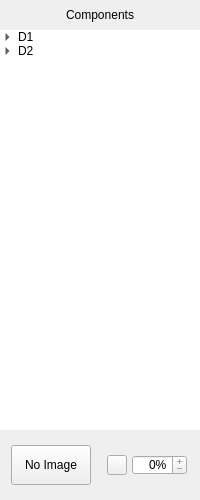
           <widget class="QFrame" name="SidePanel">
            <property name="sizePolicy">
             <sizepolicy hsizetype="Fixed" vsizetype="Expanding">
              <horstretch>0</horstretch>
              <verstretch>0</verstretch>
             </sizepolicy>
            </property>
            <property name="minimumSize">
             <size>
              <width>200</width>
              <height>0</height>
             </size>
            </property>
            <property name="maximumSize">
             <size>
              <width>200</width>
              <height>16777215</height>
             </size>
            </property>
            <property name="frameShape">
             <enum>QFrame::NoFrame</enum>
            </property>
            <property name="frameShadow">
             <enum>QFrame::Raised</enum>
            </property>
            <layout class="QVBoxLayout" name="verticalLayout">
             <property name="spacing">
              <number>0</number>
             </property>
             <property name="leftMargin">
              <number>0</number>
             </property>
             <property name="topMargin">
              <number>0</number>
             </property>
             <property name="rightMargin">
              <number>0</number>
             </property>
             <property name="bottomMargin">
              <number>0</number>
             </property>
             <item>
              <widget class="QLabel" name="NameLabel">
               <property name="minimumSize">
                <size>
                 <width>200</width>
                 <height>30</height>
                </size>
               </property>
               <property name="maximumSize">
                <size>
                 <width>200</width>
                 <height>30</height>
                </size>
               </property>
               <property name="text">
                <string>Components</string>
               </property>
               <property name="textFormat">
                <enum>Qt::AutoText</enum>
               </property>
               <property name="scaledContents">
                <bool>false</bool>
               </property>
               <property name="alignment">
                <set>Qt::AlignCenter</set>
               </property>
               <property name="wordWrap">
                <bool>false</bool>
               </property>
               <property name="textInteractionFlags">
                <set>Qt::NoTextInteraction</set>
               </property>
              </widget>
             </item>
             <item>
              <widget class="QTreeWidget" name="TreeListWidget">
               <property name="minimumSize">
                <size>
                 <width>200</width>
                 <height>400</height>
                </size>
               </property>
               <property name="maximumSize">
                <size>
                 <width>200</width>
                 <height>16777215</height>
                </size>
               </property>
               <property name="cursor" stdset="0">
                <cursorShape>ArrowCursor</cursorShape>
               </property>
               <property name="frameShape">
                <enum>QFrame::NoFrame</enum>
               </property>
               <property name="verticalScrollBarPolicy">
                <enum>Qt::ScrollBarAlwaysOff</enum>
               </property>
               <property name="horizontalScrollBarPolicy">
                <enum>Qt::ScrollBarAlwaysOff</enum>
               </property>
               <property name="autoExpandDelay">
                <number>-1</number>
               </property>
               <property name="indentation">
                <number>15</number>
               </property>
               <property name="columnCount">
                <number>1</number>
               </property>
               <attribute name="headerVisible">
                <bool>false</bool>
               </attribute>
               <attribute name="headerShowSortIndicator" stdset="0">
                <bool>false</bool>
               </attribute>
               <column>
                <property name="text">
                 <string notr="true">1</string>
                </property>
               </column>
               <item>
                <property name="text">
                 <string>D1</string>
                </property>
                <item>
                 <property name="text">
                  <string>D1_1</string>
                 </property>
                </item>
                <item>
                 <property name="text">
                  <string>D1_2</string>
                 </property>
                </item>
                <item>
                 <property name="text">
                  <string>D1_3</string>
                 </property>
                </item>
               </item>
               <item>
                <property name="text">
                 <string>D2</string>
                </property>
                <item>
                 <property name="text">
                  <string>D2_1</string>
                 </property>
                </item>
                <item>
                 <property name="text">
                  <string>D2_2</string>
                 </property>
                </item>
                <item>
                 <property name="text">
                  <string>D2_3</string>
                 </property>
                </item>
                <item>
                 <property name="text">
                  <string>D2_4</string>
                 </property>
                </item>
               </item>
              </widget>
             </item>
             <item>
              <widget class="QFrame" name="BL">
               <property name="minimumSize">
                <size>
                 <width>200</width>
                 <height>70</height>
                </size>
               </property>
               <property name="maximumSize">
                <size>
                 <width>200</width>
                 <height>70</height>
                </size>
               </property>
               <property name="frameShape">
                <enum>QFrame::NoFrame</enum>
               </property>
               <property name="frameShadow">
                <enum>QFrame::Raised</enum>
               </property>
               <layout class="QHBoxLayout" name="horizontalLayout_6" stretch="0,0">
                <property name="spacing">
                 <number>5</number>
                </property>
                <property name="sizeConstraint">
                 <enum>QLayout::SetDefaultConstraint</enum>
                </property>
                <property name="leftMargin">
                 <number>0</number>
                </property>
                <property name="topMargin">
                 <number>0</number>
                </property>
                <property name="rightMargin">
                 <number>0</number>
                </property>
                <property name="bottomMargin">
                 <number>0</number>
                </property>
                <item>
                 <widget class="QPushButton" name="BLButton">
                  <property name="minimumSize">
                   <size>
                    <width>80</width>
                    <height>40</height>
                   </size>
                  </property>
                  <property name="maximumSize">
                   <size>
                    <width>80</width>
                    <height>40</height>
                   </size>
                  </property>
                  <property name="toolTip">
                   <string>&lt;html&gt;&lt;head/&gt;&lt;body&gt;&lt;p&gt;Загрузить сборочный чертеж&lt;/p&gt;&lt;/body&gt;&lt;/html&gt;</string>
                  </property>
                  <property name="text">
                   <string>No Image</string>
                  </property>
                  <property name="icon">
                   <iconset>
                    <normaloff>src/icons/free/file.svg</normaloff>src/icons/free/file.svg</iconset>
                  </property>
                  <property name="iconSize">
                   <size>
                    <width>20</width>
                    <height>20</height>
                   </size>
                  </property>
                  <property name="autoDefault">
                   <bool>true</bool>
                  </property>
                  <property name="default">
                   <bool>false</bool>
                  </property>
                  <property name="flat">
                   <bool>false</bool>
                  </property>
                 </widget>
                </item>
                <item>
                 <widget class="QFrame" name="OpacityFrame">
                  <property name="minimumSize">
                   <size>
                    <width>80</width>
                    <height>40</height>
                   </size>
                  </property>
                  <property name="maximumSize">
                   <size>
                    <width>80</width>
                    <height>40</height>
                   </size>
                  </property>
                  <property name="frameShape">
                   <enum>QFrame::NoFrame</enum>
                  </property>
                  <property name="frameShadow">
                   <enum>QFrame::Sunken</enum>
                  </property>
                  <layout class="QHBoxLayout" name="horizontalLayout_5" stretch="0,0">
                   <property name="spacing">
                    <number>5</number>
                   </property>
                   <property name="leftMargin">
                    <number>0</number>
                   </property>
                   <property name="topMargin">
                    <number>0</number>
                   </property>
                   <property name="rightMargin">
                    <number>0</number>
                   </property>
                   <property name="bottomMargin">
                    <number>0</number>
                   </property>
                   <item>
                    <widget class="QPushButton" name="BLVisibleButton">
                     <property name="minimumSize">
                      <size>
                       <width>20</width>
                       <height>20</height>
                      </size>
                     </property>
                     <property name="maximumSize">
                      <size>
                       <width>20</width>
                       <height>20</height>
                      </size>
                     </property>
                     <property name="toolTip">
                      <string>&lt;html&gt;&lt;head/&gt;&lt;body&gt;&lt;p&gt;Скрыть / Показать сборочный чертеж&lt;/p&gt;&lt;/body&gt;&lt;/html&gt;</string>
                     </property>
                     <property name="text">
                      <string/>
                     </property>
                     <property name="icon">
                      <iconset>
                       <normaloff>src/icons/free/eye.svg</normaloff>src/icons/free/eye.svg</iconset>
                     </property>
                     <property name="iconSize">
                      <size>
                       <width>18</width>
                       <height>18</height>
                      </size>
                     </property>
                     <property name="shortcut">
                      <string/>
                     </property>
                     <property name="checkable">
                      <bool>false</bool>
                     </property>
                     <property name="checked">
                      <bool>false</bool>
                     </property>
                     <property name="flat">
                      <bool>false</bool>
                     </property>
                    </widget>
                   </item>
                   <item>
                    <widget class="QSpinBox" name="OpacityBox">
                     <property name="minimumSize">
                      <size>
                       <width>55</width>
                       <height>20</height>
                      </size>
                     </property>
                     <property name="maximumSize">
                      <size>
                       <width>55</width>
                       <height>20</height>
                      </size>
                     </property>
                     <property name="alignment">
                      <set>Qt::AlignRight|Qt::AlignTrailing|Qt::AlignVCenter</set>
                     </property>
                     <property name="readOnly">
                      <bool>true</bool>
                     </property>
                     <property name="buttonSymbols">
                      <enum>QAbstractSpinBox::PlusMinus</enum>
                     </property>
                     <property name="suffix">
                      <string>%</string>
                     </property>
                     <property name="maximum">
                      <number>1000</number>
                     </property>
                     <property name="singleStep">
                      <number>5</number>
                     </property>
                     <property name="displayIntegerBase">
                      <number>10</number>
                     </property>
                    </widget>
                   </item>
                  </layout>
                 </widget>
                </item>
               </layout>
              </widget>
             </item>
            </layout>
           </widget>
